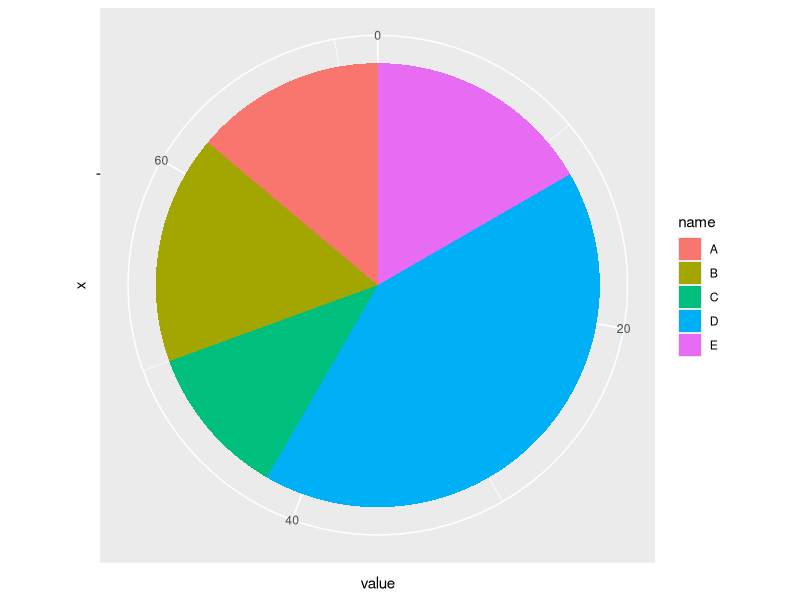
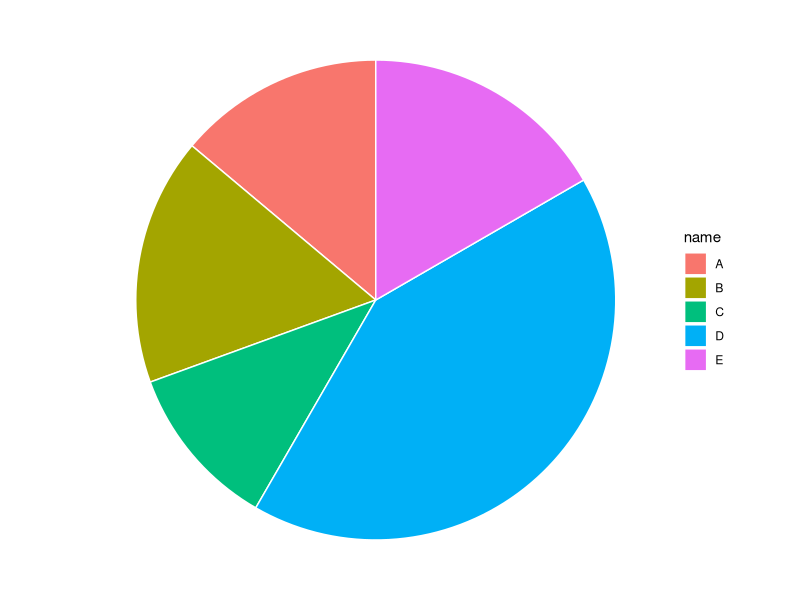

The R script that drew these images, in order:
#loading library ggplot2
library(ggplot2)

#creating data
data <- data.frame(
  name=c("A","B","C","D","E"),
  value=c(10,12,8,30,12)
)

# Basic pie chart
ggplot(data, aes(x="", y=value, fill=name)) +
  geom_bar(stat="identity", width=1) +
  coord_polar("y", start=0)

#improving appearance
ggplot(data, aes(x="", y=value, fill=name)) +
  geom_bar(stat="identity", width=1, color="white") +
  coord_polar("y", start=0)+
  theme_void() #remove background, grid, numeric labels



